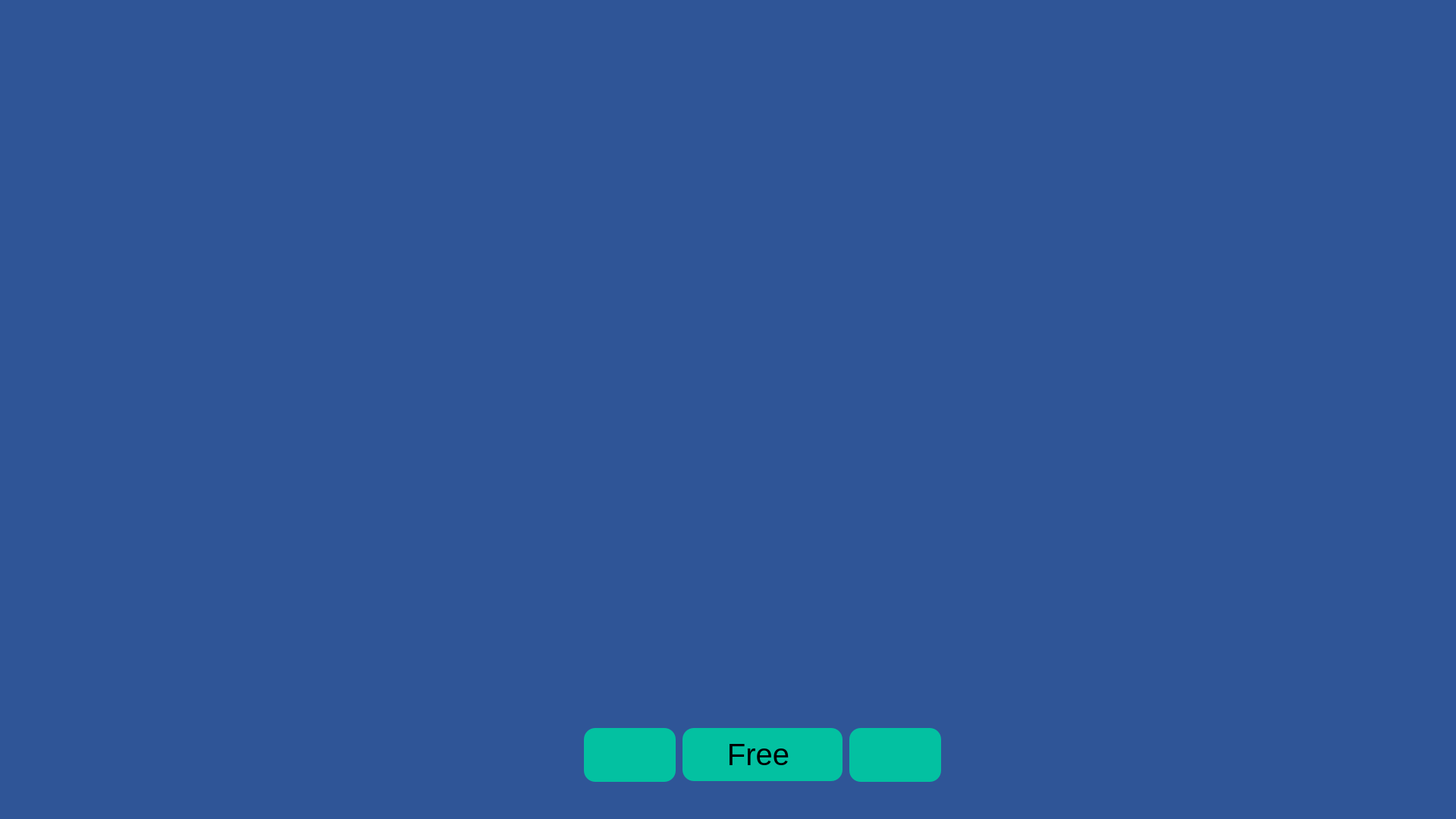
<?xml version="1.0" encoding="UTF-8"?>
<ui version="4.0">
 <class>MainWindow</class>
 <widget class="QMainWindow" name="MainWindow">
  <property name="geometry">
   <rect>
    <x>0</x>
    <y>0</y>
    <width>1920</width>
    <height>1080</height>
   </rect>
  </property>
  <property name="windowTitle">
   <string>MainWindow</string>
  </property>
  <property name="styleSheet">
   <string notr="true">background-color: rgb(47, 85, 151)</string>
  </property>
  <widget class="QWidget" name="centralwidget">
   <widget class="QPushButton" name="homeButton">
    <property name="geometry">
     <rect>
      <x>770</x>
      <y>960</y>
      <width>121</width>
      <height>71</height>
     </rect>
    </property>
    <property name="styleSheet">
     <string notr="true">background-color: rgb(3, 193, 161);
border-radius: 15px;</string>
    </property>
    <property name="text">
     <string/>
    </property>
    <property name="icon">
     <iconset>
      <normaloff>Desktop/home-solid.svg</normaloff>Desktop/home-solid.svg</iconset>
    </property>
    <property name="iconSize">
     <size>
      <width>50</width>
      <height>60</height>
     </size>
    </property>
   </widget>
   <widget class="QPushButton" name="freePlayButton">
    <property name="geometry">
     <rect>
      <x>900</x>
      <y>960</y>
      <width>211</width>
      <height>70</height>
     </rect>
    </property>
    <property name="font">
     <font>
      <pointsize>30</pointsize>
     </font>
    </property>
    <property name="styleSheet">
     <string notr="true">background-color: rgb(3, 193, 161);
border-radius: 15px;</string>
    </property>
    <property name="text">
     <string>Free </string>
    </property>
    <property name="icon">
     <iconset>
      <normaloff>Desktop/play-circle-regular.svg</normaloff>Desktop/play-circle-regular.svg</iconset>
    </property>
    <property name="iconSize">
     <size>
      <width>60</width>
      <height>60</height>
     </size>
    </property>
   </widget>
   <widget class="QPushButton" name="quizButton">
    <property name="geometry">
     <rect>
      <x>1120</x>
      <y>960</y>
      <width>121</width>
      <height>71</height>
     </rect>
    </property>
    <property name="styleSheet">
     <string notr="true">background-color: rgb(3, 193, 161);
border-radius: 15px;</string>
    </property>
    <property name="text">
     <string/>
    </property>
    <property name="icon">
     <iconset>
      <normaloff>Desktop/Screenshot 2020-06-26 at 11.46.35.png</normaloff>Desktop/Screenshot 2020-06-26 at 11.46.35.png</iconset>
    </property>
    <property name="iconSize">
     <size>
      <width>60</width>
      <height>60</height>
     </size>
    </property>
   </widget>
   <widget class="QWidget" name="widget" native="true">
    <property name="geometry">
     <rect>
      <x>20</x>
      <y>20</y>
      <width>1871</width>
      <height>921</height>
     </rect>
    </property>
   </widget>
  </widget>
  <widget class="QMenuBar" name="menubar">
   <property name="geometry">
    <rect>
     <x>0</x>
     <y>0</y>
     <width>1920</width>
     <height>22</height>
    </rect>
   </property>
  </widget>
  <widget class="QStatusBar" name="statusbar"/>
 </widget>
 <resources/>
 <connections/>
</ui>
